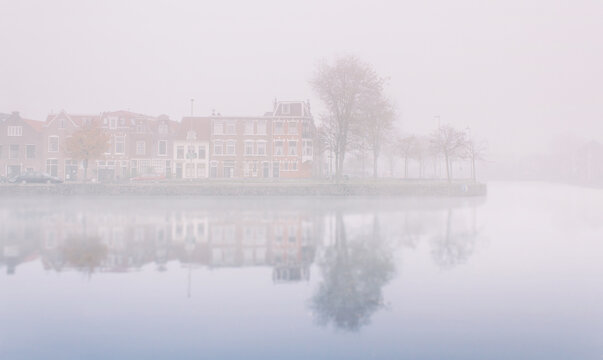
#> input picture low_contrast_image.jpg, 603 x 360 px
$ jupyter execute low_contrast_processing.ipynb
#> lines starting #> are read from the running program, lines starting #| are printed output that depends on the picture
[cell 1]
# Importing the neccessary libraries
import cv2
import matplotlib.pyplot as plt
import os

[cell 2]
# Loading the image
image_path = './low_contrast_image.jpg'

# Checking the existence of the image
print(os.path.exists(image_path))

image = cv2.imread(image_path, cv2.IMREAD_GRAYSCALE)
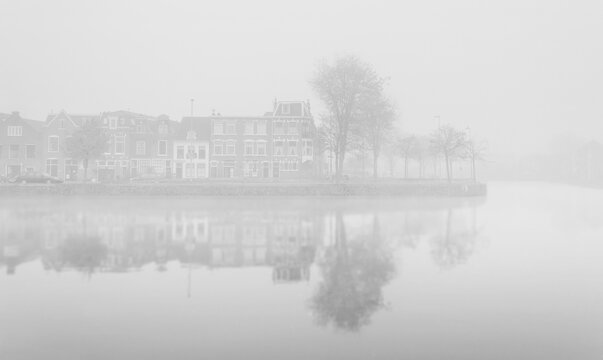
#> image: shape (360, 603); min 148, max 233, mean 210.5

[cell 3]
# Check image dimensions
print("Image Shape:", image.shape) # (Height, Width, Channels)
#| Image Shape: (360, 603)
print("Image size:", image.size) # Total number of pixels
#| Image size: 217080
print("Image data type:", image.dtype) # Example output: uint8 (indicating that the pixel values are 8-bit unsigned integers)
#| Image data type: uint8

[cell 4]
print(image[300, 400])
#| 205

[cell 5]
# Applying Histogram equalization
hist_eq = cv2.equalizeHist(image)
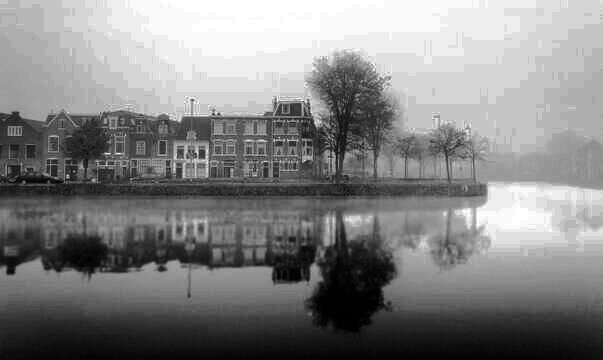
#> hist_eq: shape (360, 603); min 0, max 255, mean 130.9

[cell 6]
# Applying CLAHE
clahe = cv2.createCLAHE(clipLimit=2.0, tileGridSize=(8, 8))
clahe_result = clahe.apply(image)
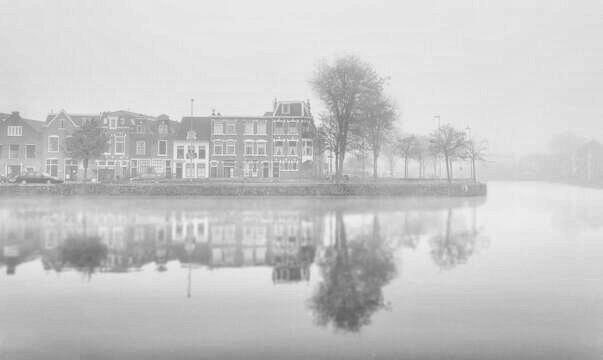
#> clahe_result: shape (360, 603); min 99, max 239, mean 200

[cell 7]
#Visualizing the results
plt.figure(figsize=(12, 6))

# Original Image
plt.subplot(2, 3, 1)
plt.title("Original Image")
plt.imshow(image, cmap='gray')
plt.axis('on')

# Histogram Equalization
plt.subplot(2, 3, 2)
plt.title("Histogram Equalization")
plt.imshow(hist_eq, cmap='gray')
plt.axis('on')

# CLAHE
plt.subplot(2, 3, 3)
plt.title("CLAHE")
plt.imshow(clahe_result, cmap='gray')
plt.axis('on')

# Displaying the Histogram graph for real Image
plt.subplot(2, 3, 4)
plt.title("Original Histogram")
plt.hist(image.ravel(), bins=256, range=(0, 256), color='blue')
plt.xlabel("Pixel Values")
plt.ylabel("Frequency")

# Displaying the Histogram graph for Histogram Equalization
plt.subplot(2, 3, 5)
plt.title("Histogram Equalized")
plt.hist(hist_eq.ravel(), bins=256, range=(0, 256), color='green')
plt.xlabel("Pixel Values")
plt.ylabel("Frequency")

# Displaying the Histogram graph for CLAHE image
plt.subplot(2, 3, 6); plt.title("CLAHE Histogram")
plt.hist(clahe_result.ravel(), bins=256, range=(0, 256), color='red')
plt.xlabel("Pixel Values")
plt.ylabel("Frequency")

plt.tight_layout()
plt.show()
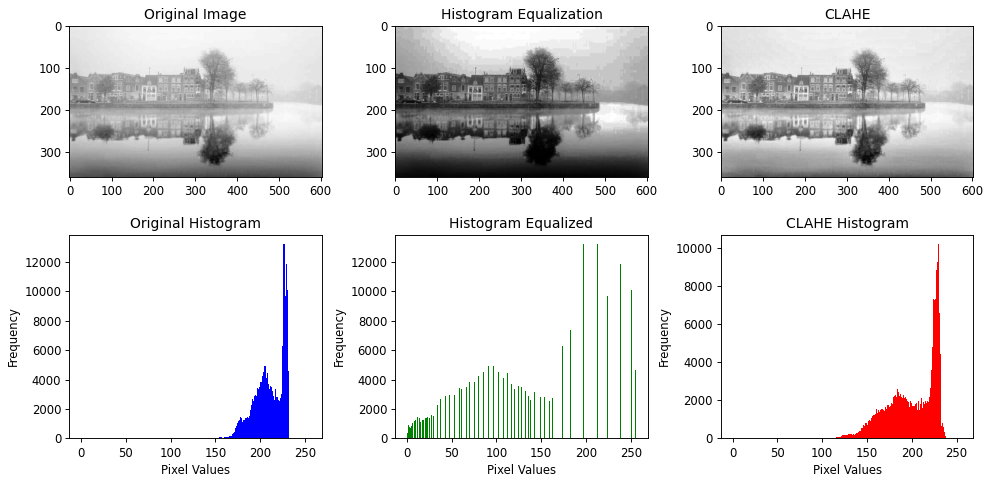
#> figure drawn by matplotlib, 6 panels; panel 4: tallest bar 13184 high, from x = 227 to 228; panel 5: tallest bar 13184 high, from x = 212 to 213; panel 6: tallest bar 10182 high, from x = 229 to 230
